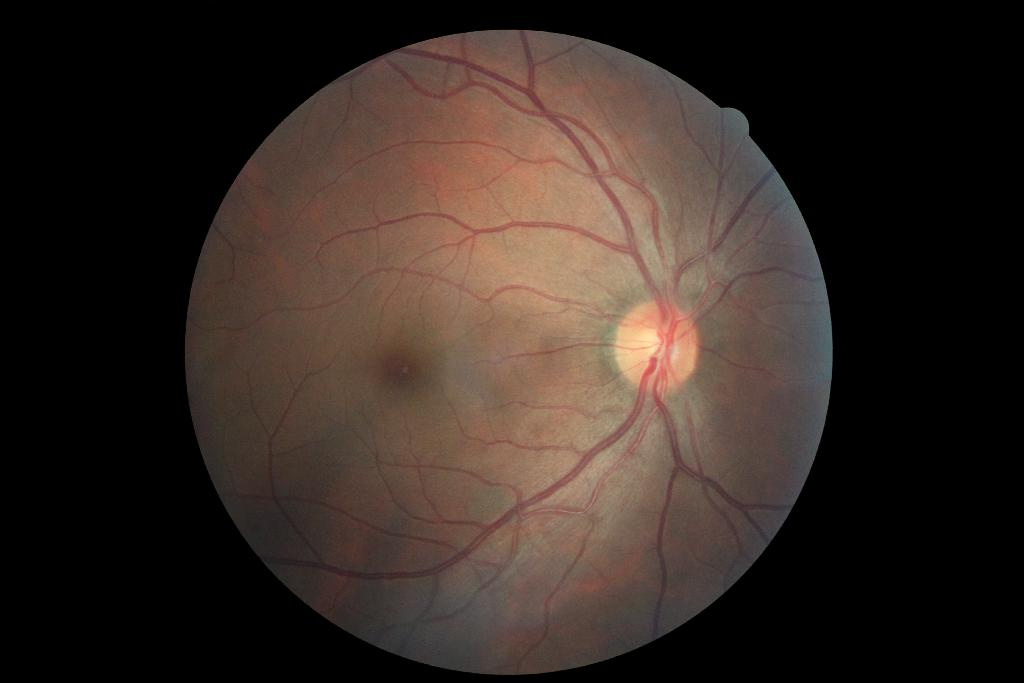
#> input picture diabetic_retinopathy/dataset/train/0/16642_right.jpeg, 1024 x 683 px, given in place of 04aef84a2cc1.jpg, which was not available
$ jupyter execute --allow-errors bad_images_index.ipynb   (older library calls are emulated)
#> lines starting #> are read from the running program, lines starting #| are printed output that depends on the picture; pictures that were not available may be replaced by others from this repository, and a replacement may not be noted
[cell 1]
import os
from PIL import Image
import cv2
from google.colab.patches import cv2_imshow
import imageio
import numpy as np
import pandas as pd
from os import listdir
from os.path import isfile, join

[cell 2]
# from google.colab import drive
# drive.mount('/content/drive')

[cell 3]
def variance_of_laplacian(image):
	# compute the Laplacian of the image and then return the focus
	# measure, which is simply the variance of the Laplacian
	return cv2.Laplacian(image, cv2.CV_64F).var()

[cell 4]
def blurry_level_image(path):
  try:
    image = cv2.imread(path)
#> image is the input picture: shape (683, 1024, 3); mean B, G, R 35.7, 41.6, 53.2
    gray = cv2.cvtColor(image, cv2.COLOR_BGR2GRAY)
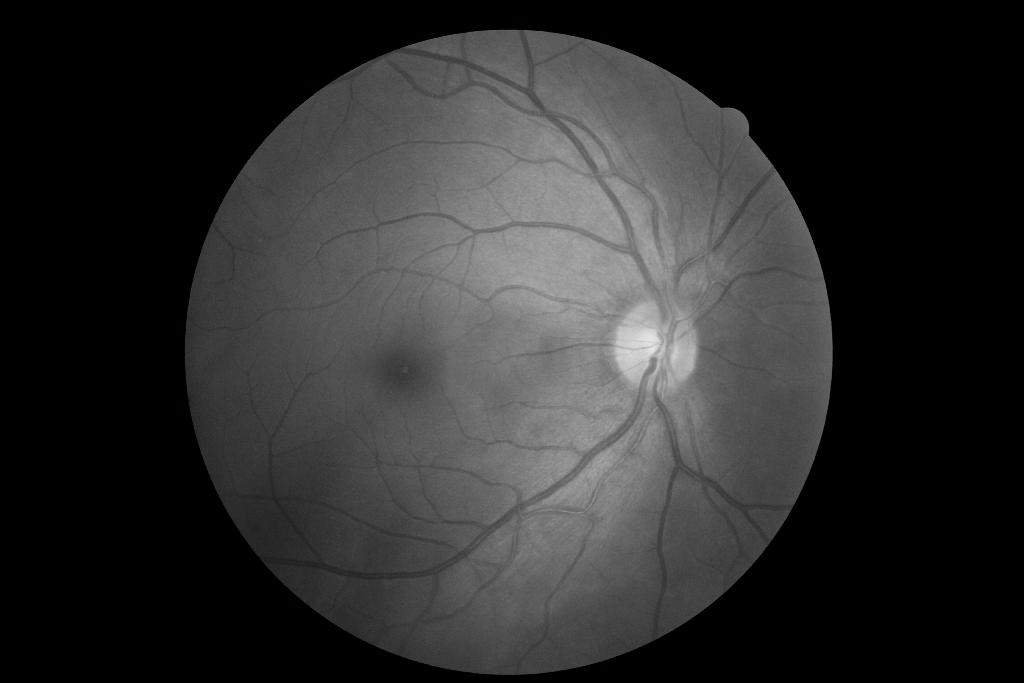
#> gray: shape (683, 1024); min 0, max 229, mean 44.4
    fm = variance_of_laplacian(gray)
#> fm = 38.01
    return round(fm)
  except:
    return -1

[cell 5]
blurry_level_image('/content/drive/MyDrive/datasets/train/0/04aef84a2cc1.jpg')

[cell 6]
blurry_level_image('/content/drive/MyDrive/datasets/train/4/10685_right.jpg')
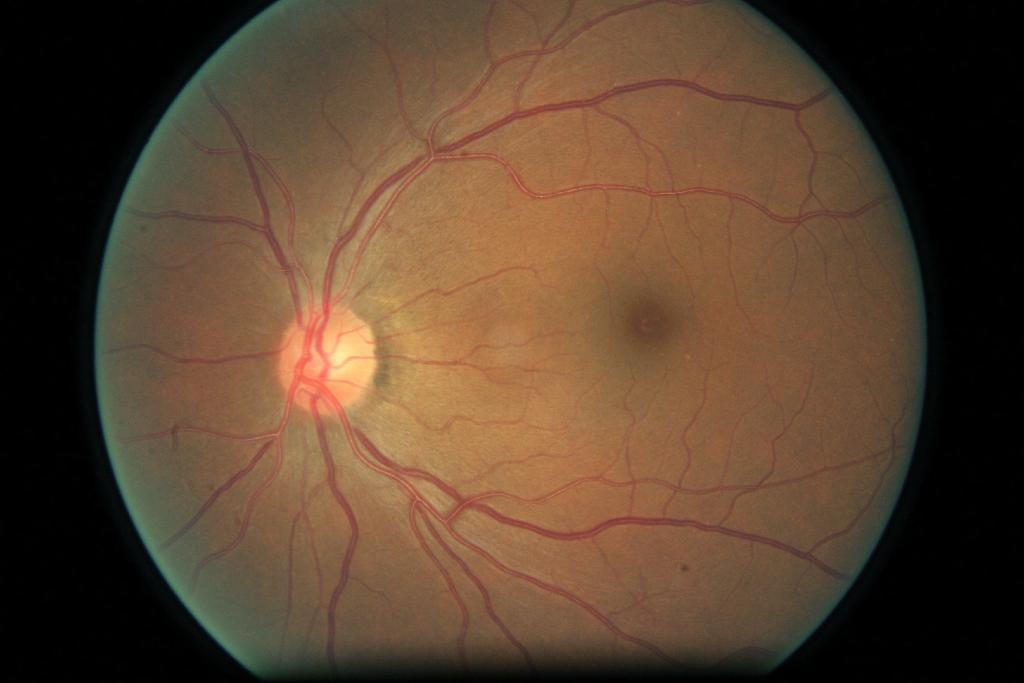
#> input picture diabetic_retinopathy/dataset/train/0/17011_right.jpeg, 1024 x 683 px, given in place of 10685_right.jpg, which was not available
#> in blurry_level_image, image is the input picture: shape (683, 1024, 3); mean B, G, R 47.4, 66.8, 89.9
#> in blurry_level_image (call 2), `gray = cv2.cvtColor(image, cv2.COLOR_BGR2GRAY)`:
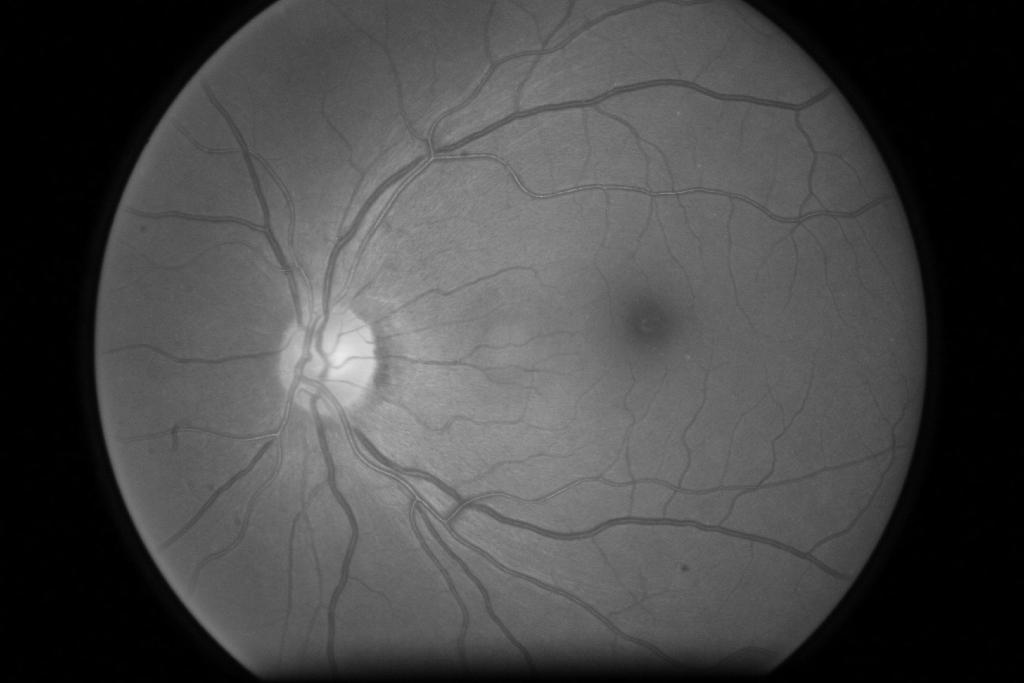
#> gray: shape (683, 1024); min 0, max 234, mean 71.5
#> in blurry_level_image (call 2), `fm = variance_of_laplacian(gray)`: fm = 19.48

[cell 7]
blurry_level_image('/content/drive/MyDrive/datasets/train/4/13166_right.jpg')

[cell 8]
## dark images

[cell 9]
def img_darkness(path):
  try:
    img = imageio.imread(path, as_gray=True)
#> img: shape (683, 1024) float32; min 0, max 233.8, mean 71.5
    return  round(np.mean(img))
  except:
    return -1

[cell 10]
img_darkness('/content/drive/MyDrive/datasets/train/4/10685_right.jpg')

[cell 11]
test_path = '/content/drive/MyDrive/datasets/val/0/'
#> test_path = '/content/drive/MyDrive/datasets/val/0/'
onlyfiles = [f for f in listdir(test_path) if isfile(join(test_path, f))]

[cell 12]
df = pd.DataFrame(onlyfiles, columns=['file'])
#> df = table of 4 rows and 1 columns
